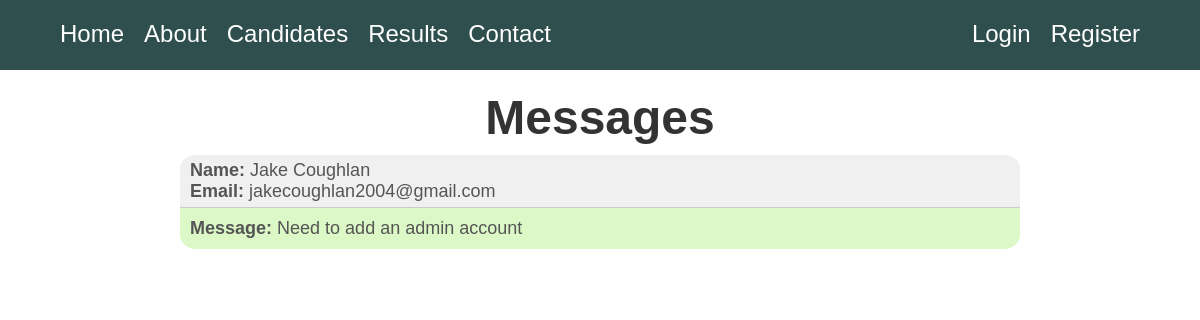
Before: /messages.html with the older database file.
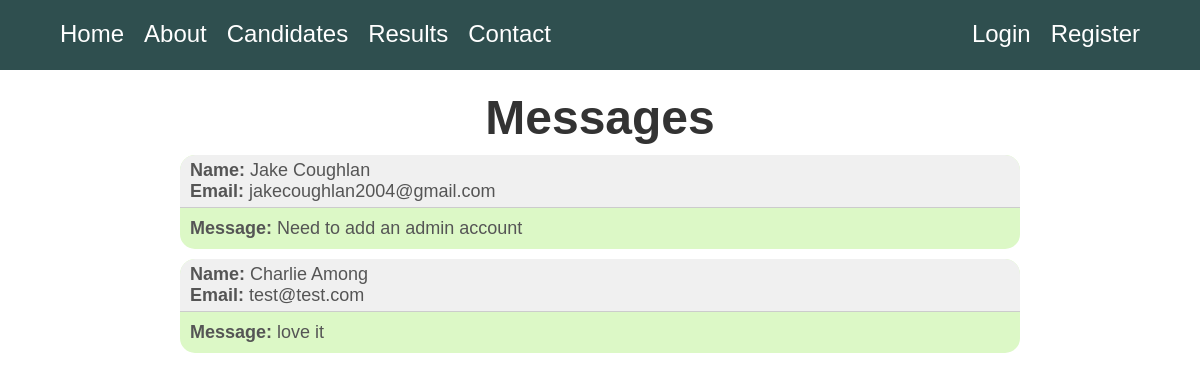
After: the same page with the newer database file.
### website/models.py (models this page shows)
class Message(db.Model):
    id = db.Column(db.Integer, primary_key=True)
    fname = db.Column(db.String(50))
    lname = db.Column(db.String(50))
    email = db.Column(db.String(100))
    message = db.Column(db.Text)

### website/views.py (the view)
@views.route("/messages.html")
def messages():
    messages = Message.query.all()
    return render_template('messages.html', messages=messages)

### website/templates/messages.html (shortened to what this page needs)
{% extends 'base.html' %}
{% block page_content %}
<html>
<head>
</head>
<body>
    <div class="messages">
        <h1>Messages</h1>
        {% for message in messages %}
            <div class="message">
                <div class="message-header">
                    <p><strong>Name:</strong> {{ message.fname }} {{ message.lname }}</p>
                    <p><strong>Email:</strong> {{ message.email }}</p>
                </div>
                <div class="message-body">
                    <p><strong>Message:</strong> {{ message.message }}</p>
                </div>
            </div>
        {% endfor %}
    </div>
</body>
</html>
{% endblock %}

### website/templates/base.html (shortened to what this page needs)
<!DOCTYPE html>
<html>
        <head>
            <link rel="stylesheet" href="../static/style.css">
        </head>
        <body>
            <section id="header">
                <div>
                    <ul id="navbar">
                        <li><a href="/Proto1.html">Home</a></li>
                        <li><a href="/about.html">About</a></li>
                        <li><a href="/candidates.html">Candidates</a></li>
                        <li><a href="/results.html">Results</a></li>
                        <li><a href="/contact.html">Contact</a></li>
                    </ul>
                </div>
                <div>
                    <ul id="navbar-right">
                        {% if session.logged_in == True %}
                        <li><a href="{{ url_for('views.vote', noselection=False) }}"> {{ session.fullname }} </a></li>
                        <li><a href="/logout">Log out</a></li>
                        {% else %}
                        <li><a href="/login.html">Login</a></li>
                        <li><a href ="/register.html">Register</a></li>
                        {% endif %}
                    </ul>
                </div>
            </section>
        </body>
</html>
{% block page_content %}{% endblock %}

### website/static/style.css (style rules this page uses)
* { margin: 0; padding: 0; }
.messages h1 { color: #333; margin-top: 20px; font-size: 48px; }
.message { max-width: 70%; margin: 10px auto; border-radius: 15px; background-color: #DCF8C6; overflow: hidden; }
.message-header { padding: 5px 10px; background-color: #F0F0F0; border-bottom: 1px solid #ccc; border-radius: 15px 15px 0 0; }
.message-body { padding: 10px; }
body { font-family: Arial, sans-serif; background-color: white; background-size: 100%; align-items: center; }
#header { display: flex; align-items: center; justify-content: space-between; padding: 20px 50px; background: darkslategrey; }
#navbar { display: flex; justify-content: center; width: 100%; }
#navbar-right { display: flex; justify-content: right; width: 100%; }
#navbar li { list-style: none; margin: 0 10px; }
#navbar-right li { list-style:none; margin: 0 10px; }
#navbar li a { color: #ffff; text-decoration: none; font-size: 24px; text-align: center; }
#navbar-right li a { color:#ffff; text-decoration: none; font-size: 24px; text-align: right; }
#navbar li::after { content: ''; width: 0%; height: 2px; background: #f44336; display: block; margin: auto; transition: 0.25s; }
#navbar-right li::after { content: ''; width: 0%; height: 2px; background: #f44336; display: block; margin: auto; transition: 0.25s; }
h1 { font-size: 400%; color: white; text-align: center; margin-top: 120px; }
p { font-size: 18px; color: #555; }

Changed rows visible on the page:
added Message: fname "Charlie", lname "Among", email "test@test.com", message "love it"
